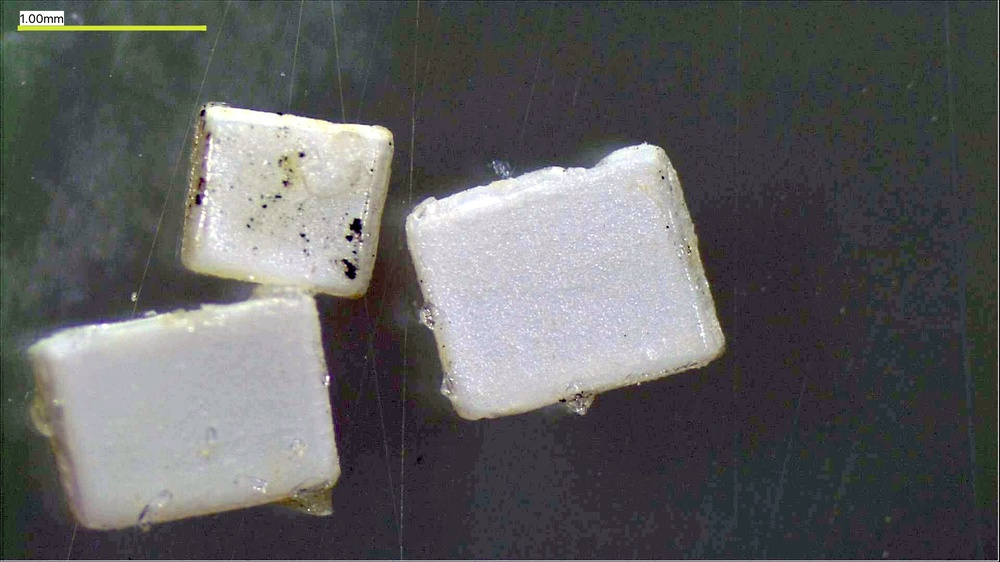
#> input picture MP_pics/isolate/type_3_uniform/PP 9d001-MERGE-0.jpeg, 1000 x 562 px, shrunk from 1920 x 1080 before the run
$ python isolate.py
#> lines starting #> are read from the running program, lines starting #| are printed output that depends on the picture; after the words box and inside, x2 and y2 are one past the last pixel; in counts of white or black regions, pixels touching at a corner belong together
# -------------------------------------------------------------------------------
# Name: base.py
# Purpose: Base code to begin working with Microplastics data
#
# Author(s):    David Little
#
# Created:      07/13/2020
# Updated:
# Update Comment(s):
#
# TO DO:
#
# -------------------------------------------------------------------------------

#import tensorflow


import matplotlib.pyplot as plt
import matplotlib.image as mpimg
from skimage.io import imread

from tensorflow.keras import layers
from tensorflow.keras import Model
from tensorflow.keras.optimizers import RMSprop
from tensorflow.keras.preprocessing.image import ImageDataGenerator
from tensorflow.keras.preprocessing.image import img_to_array, load_img

import numpy as np
import cv2
import cv2 as cv
from matplotlib import pyplot as plt


mp_1 = cv2.imread("MP_pics/isolate/type_3_uniform/PP 9d001-MERGE-0.jpeg") #import image
#> mp_1 is the input picture: shape (562, 1000, 3); mean B, G, R 95.7, 95.4, 94.6
#mp_1_CO = cv2.cvtColor(mp_1, cv2.COLOR_BGR2RGB) # Color conversion
mp_1_BW = cv2.cvtColor(mp_1, cv2.COLOR_BGR2GRAY) #change to grayscale
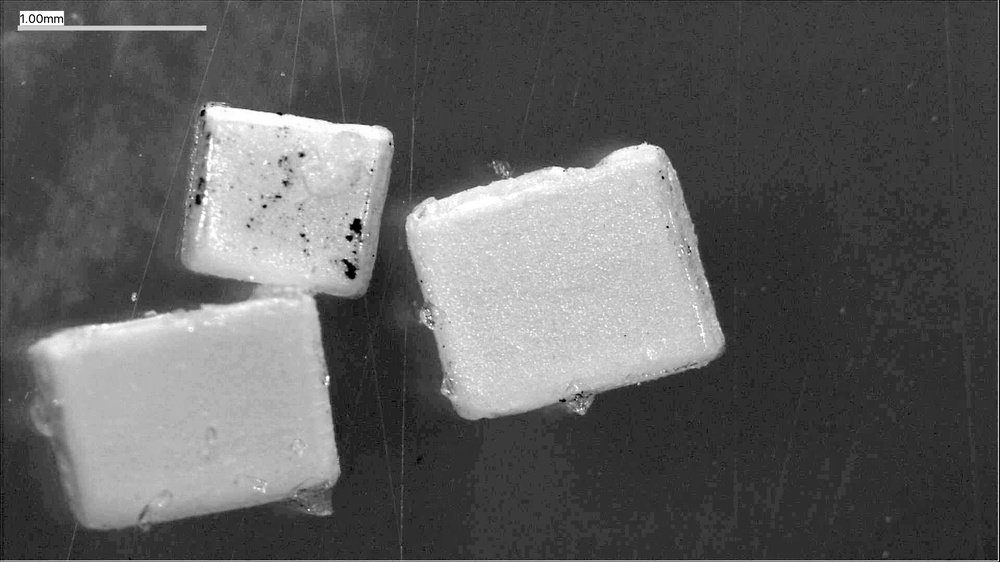
#> mp_1_BW: shape (562, 1000); min 0, max 255, mean 95.2

#plt.imshow(mp_1_CO)
plt.imshow(mp_1_BW,'gray') #this is matplotlib solution (Figure 1)
plt.xticks([]), plt.yticks([])
plt.show()

cv2.imshow('mp_1_BW', mp_1_BW) #this is for native openCV display


#mp_1_BW_blur = cv2.GaussianBlur(mp_1_BW,(5,5),0)
mp_1_BW_blur = cv.bilateralFilter(mp_1_BW,9,75,75)
cv2.imshow('mp_1_BW_blur', mp_1_BW_blur)

ret,thresh = cv2.threshold(mp_1_BW_blur,0,255,cv2.THRESH_BINARY_INV+cv2.THRESH_OTSU)
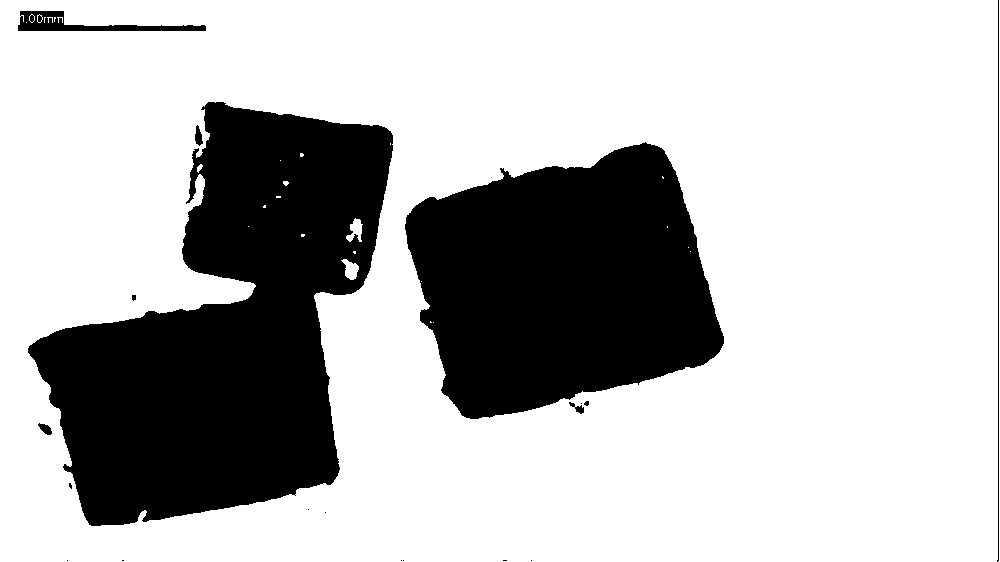
#> thresh: shape (562, 1000); 73.1% white; 19 black regions (11 under 20 px), largest, box (x1, y1, x2, y2) and area: (28, 102, 393, 526) 86015, (405, 142, 724, 419) 62621, (18, 11, 206, 31) 1565
#> ret = 126
cv2.imshow('mp_1_BW_blur_th', thresh)

kernel = np.ones((5,5),np.uint8) #square image kernel used for erosion
erosion = cv2.erode(thresh, kernel,iterations = 1) #refines all edges in the binary image
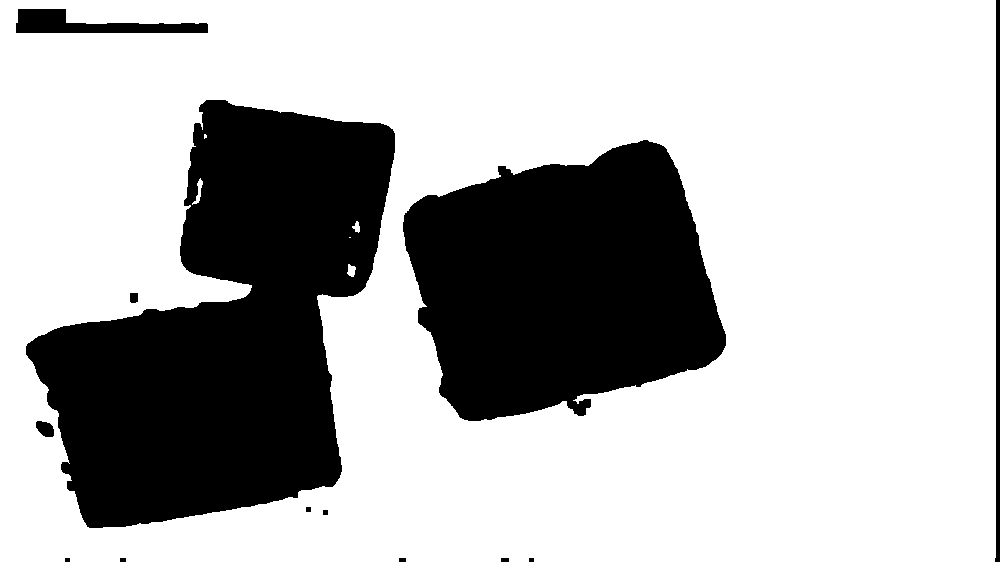
#> erosion: shape (562, 1000); 71.3% white; 13 black regions, largest, box (x1, y1, x2, y2) and area: (26, 100, 395, 528) 90771, (403, 140, 726, 421) 65455, (16, 9, 208, 33) 2529

opening = cv2.morphologyEx(erosion, cv2.MORPH_OPEN, kernel)
#> opening: shape (562, 1000); 71.2% white; 13 black regions
closing = cv2.morphologyEx(opening, cv2.MORPH_CLOSE, kernel) #this is for further removing small noises and holes in the image
cv2.imshow('closing', closing)

contours, hierarchy = cv2.findContours(closing,cv2.RETR_TREE,cv2.CHAIN_APPROX_SIMPLE) #find contours with simple approximation
#> contours = 10 contours; largest, box (x1, y1, x2, y2) and area: (0, 0, 996, 562) 558052, (25, 99, 396, 529) 91843, (402, 139, 727, 422) 66012, (15, 8, 209, 34) 2746, (35, 420, 55, 438) 241

cv2.imshow('cleaner', closing) #Figure 3
cv2.drawContours(closing, contours, -1, (255, 255, 255), 4)
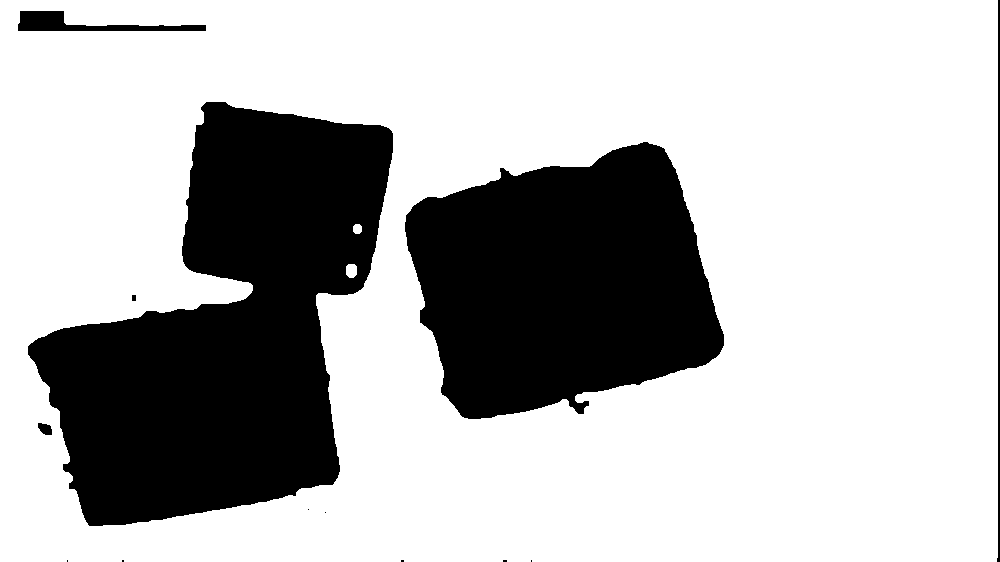
#> closing: shape (562, 1000); 72.5% white; 13 black regions (7 under 20 px), largest, box (x1, y1, x2, y2) and area: (28, 102, 393, 526) 87862, (405, 142, 724, 419) 63493, (18, 11, 206, 31) 1692, (997, 0, 1000, 562) 1128, (38, 423, 52, 435) 124, (132, 295, 136, 301) 24


#___________________________________________ TEST CODE BELOW _________________________________________

$ run again, with MP_pics/isolate/type_3_uniform/PS 0d002-MERGE-0.jpeg copied over MP_pics/isolate/type_3_uniform/PP 9d001-MERGE-0.jpeg
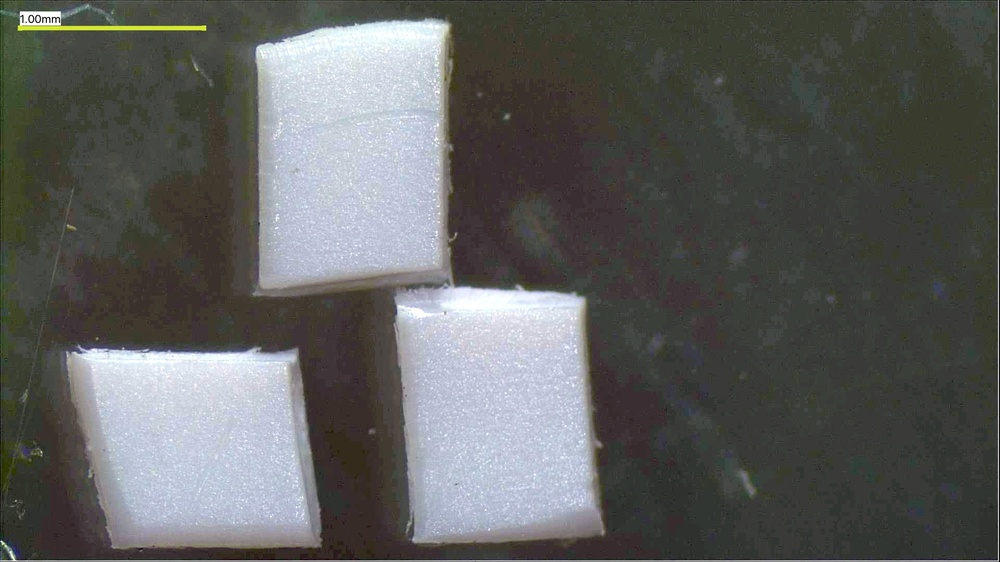
#> input picture MP_pics/isolate/type_3_uniform/PS 0d002-MERGE-0.jpeg, 1000 x 562 px, shrunk from 1920 x 1080 before the run
#> mp_1 is the input picture: shape (562, 1000, 3); mean B, G, R 93.4, 95, 94.1
#> `ret,thresh = cv2.threshold(mp_1_BW_blur,0,255,cv2.THRESH_BINARY_INV+cv..`:
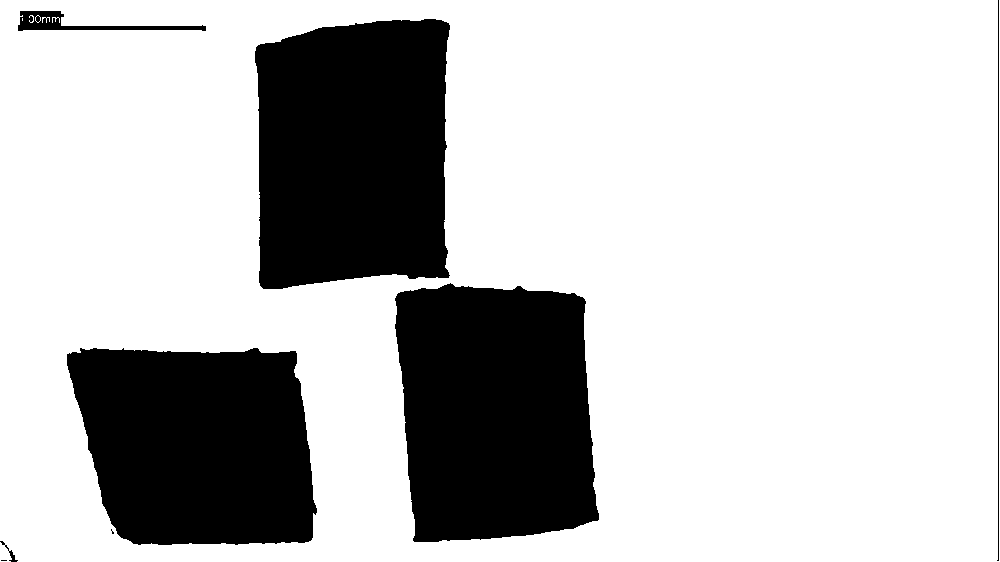
#> thresh: shape (562, 1000); 75.7% white; 8 black regions (2 under 20 px), largest, box (x1, y1, x2, y2) and area: (255, 19, 450, 289) 47356, (395, 283, 599, 542) 45621, (67, 348, 317, 545) 41729, (18, 11, 206, 31) 1304, (997, 0, 999, 561) 562, (0, 541, 18, 562) 70
#> ret = 129
#> erosion: shape (562, 1000); 74.1% white; 6 black regions, box (x1, y1, x2, y2) and area: (253, 17, 452, 291) 49350, (393, 281, 601, 544) 47572, (65, 346, 319, 547) 43682, (16, 9, 208, 33) 2256, (995, 0, 1000, 562) 2252, (0, 539, 20, 562) 248
#> opening: shape (562, 1000); 74.1% white; 5 black regions
#> contours = 5 contours; box (x1, y1, x2, y2) and area: (0, 0, 996, 562) 557884, (252, 16, 602, 545) 97834, (64, 345, 320, 548) 44101, (15, 8, 209, 34) 2472, (0, 547, 7, 558) 47
#> `cv2.drawContours(closing, contours, -1, (255, 255, 255), 4)`:
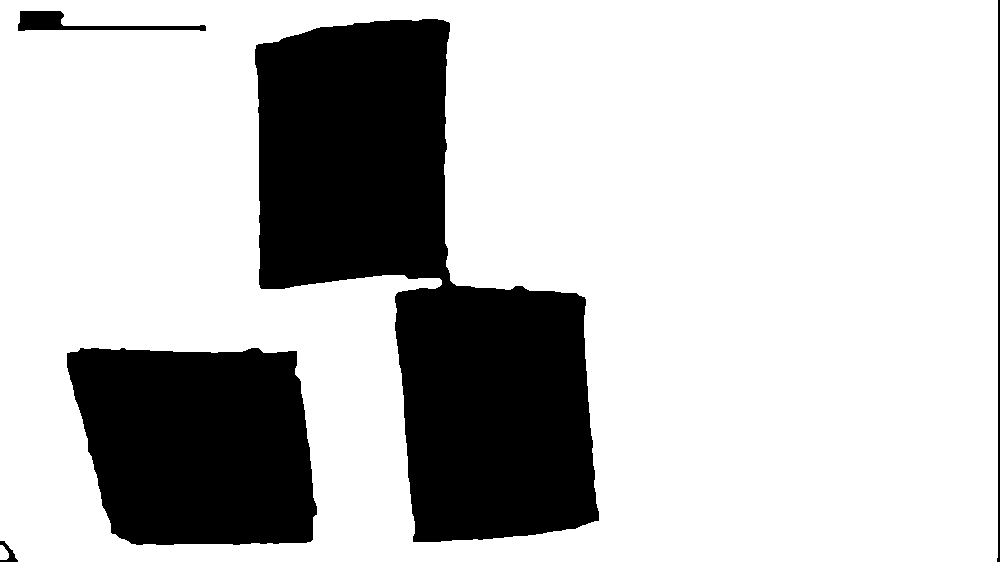
#> closing: shape (562, 1000); 75.4% white; 5 black regions, box (x1, y1, x2, y2) and area: (255, 19, 599, 542) 93517, (67, 348, 317, 545) 42065, (18, 11, 206, 31) 1408, (997, 0, 1000, 562) 1128, (0, 541, 18, 562) 146
